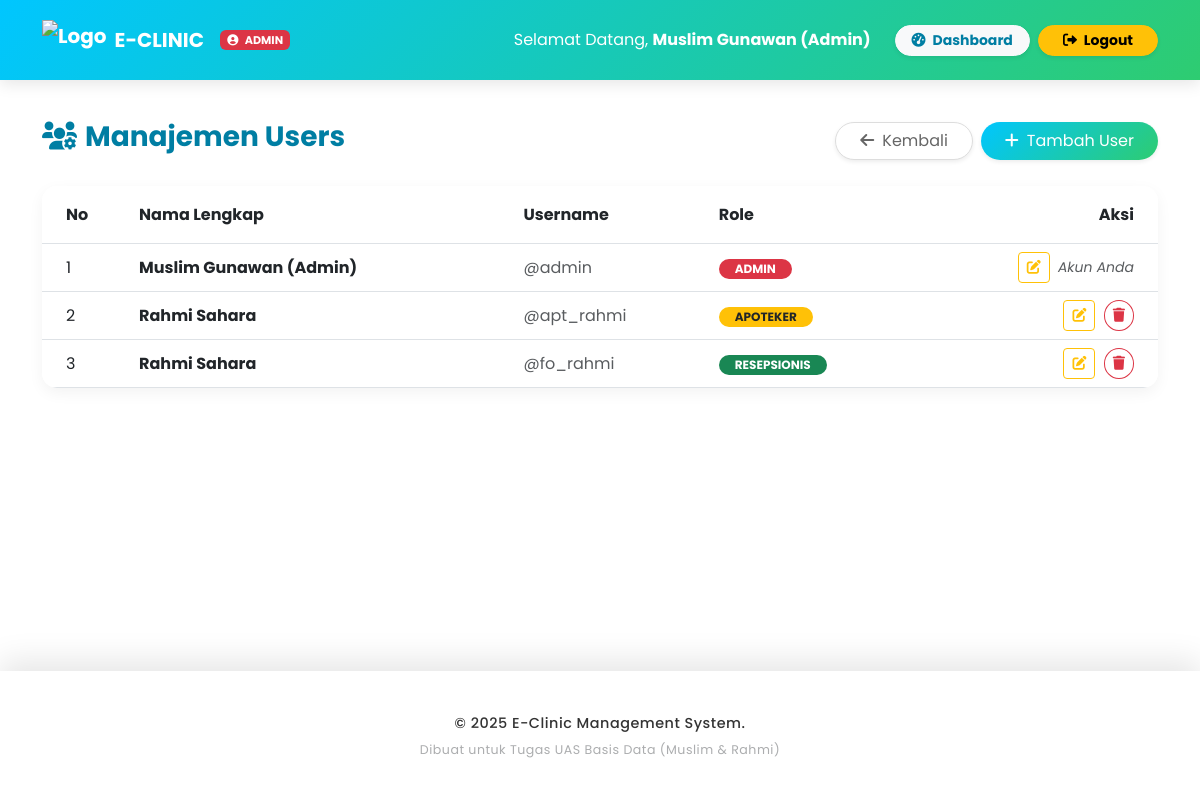
Before: /Admin/users.php (signed in) with the older database file.
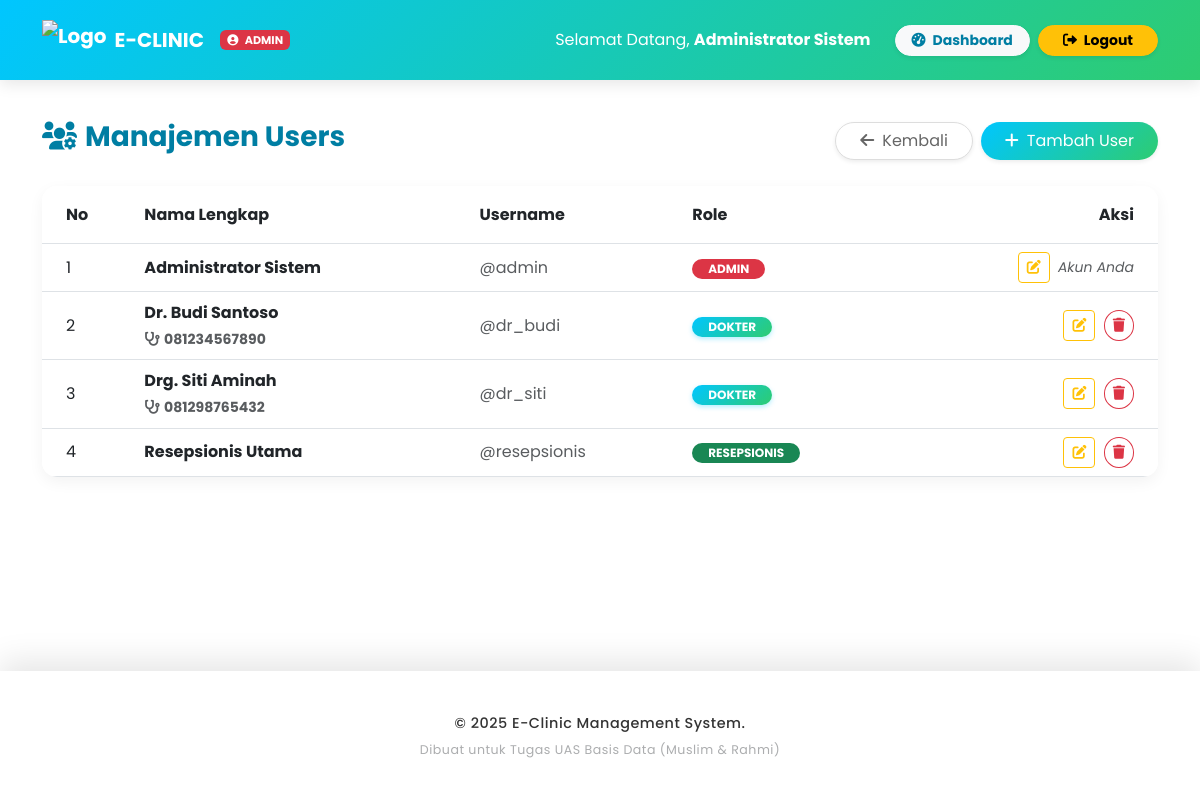
After: the same page with the newer database file.
### tables this page shows
CREATE TABLE `users` (
  `id_user` int(11) NOT NULL AUTO_INCREMENT,
  `username` varchar(50) NOT NULL,
  `password` varchar(255) NOT NULL,
  `role` enum('admin','dokter','resepsionis','apoteker') NOT NULL,
  `nama_lengkap` varchar(100) NOT NULL,
  PRIMARY KEY (`id_user`)
);

CREATE TABLE `dokter` (
  `id_dokter` int(11) NOT NULL AUTO_INCREMENT,
  `id_user` int(11) NOT NULL,
  `nama_dokter` varchar(100) NOT NULL,
  `spesialisasi` varchar(50) DEFAULT NULL,
  `no_hp` varchar(15) DEFAULT NULL,
  `id_poli` int(11) DEFAULT NULL,
  PRIMARY KEY (`id_dokter`),
  KEY `id_poli` (`id_poli`),
  KEY `id_user` (`id_user`)
);

### Admin/users.php (the view, shortened to what the changed rows need)
<?php
$path_prefix = '../';
include $path_prefix . 'layout/header.php';
?>
<div class="container mb-5">
    <div class="card glass-card overflow-hidden">
        <div class="table-responsive">
            <table class="table table-hover align-middle mb-0">
                <thead class="bg-transparent">
                    <tr>
                        <th class="ps-4 py-3">No</th>
                        <th class="py-3">Nama Lengkap</th>
                        <th class="py-3">Username</th>
                        <th class="py-3">Role</th>
                        <th class="py-3 text-end pe-4">Aksi</th>
                    </tr>
                </thead>
                <tbody>
                    <?php
                    $no = 1;
                    $q = mysqli_query($conn, "SELECT u.*, d.id_poli, d.no_hp FROM users u LEFT JOIN dokter d ON u.id_user = d.id_user ORDER BY u.role ASC");
                    while($r = mysqli_fetch_assoc($q)):
                    ?>
                    <tr>
                        <td class="ps-4" data-label="No"><?= $no++ ?></td>
                        <td class="fw-bold" data-label="Nama Lengkap">
                            <?= $r['nama_lengkap'] ?>
                            <?php if($r['role'] == 'dokter'): ?>
                                <br><small class="text-muted"><i class="fas fa-stethoscope me-1"></i><?= $r['no_hp'] ?? '-' ?></small>
                            <?php endif; ?>
                        </td>
                        <td class="text-muted" data-label="Username">@<?= $r['username'] ?></td>
                        <td data-label="Role">
                            <?php
                                $badge = 'bg-secondary';
                                if($r['role']=='admin') $badge='bg-danger';
                                if($r['role']=='dokter') $badge='bg-primary';
                                if($r['role']=='resepsionis') $badge='bg-success';
                                if($r['role']=='apoteker') $badge='bg-warning text-dark';
                            ?>
                            <span class="badge <?= $badge ?> rounded-pill px-3"><?= strtoupper($r['role']) ?></span>
                        </td>
                        <td class="text-end pe-4" data-label="Aksi">
                            <button class="btn btn-sm btn-outline-warning me-1" data-bs-toggle="modal" data-bs-target="#modalEdit<?= $r['id_user'] ?>">
                                <i class="fas fa-edit"></i>
                            </button>
                            <?php if($r['id_user'] != $_SESSION['id_user']): ?>
                            <a href="?del=<?= $r['id_user'] ?>" class="btn btn-sm btn-outline-danger rounded-circle" onclick="return confirm('Yakin hapus user ini?')" title="Hapus">
                                <i class="fas fa-trash"></i>
                            </a>
                            <?php else: ?>
                                <span class="text-muted small fst-italic">Akun Anda</span>
                            <?php endif; ?>
                        </td>
                    </tr>
                    <?php endwhile; ?>
                </tbody>
            </table>
        </div>
    </div>
</div>
<?php include $path_prefix . 'layout/footer.php'; ?>

### Layout/header.php (shortened to what the changed rows need)
<?php
$path = isset($path_prefix) ? $path_prefix : '';
?>
<!DOCTYPE html>
<html lang="id">
<head>
    <link href="https://cdn.jsdelivr.net/npm/bootstrap@5.3.0/dist/css/bootstrap.min.css" rel="stylesheet">
    <link href="<?= $path ?>assets/css/style.css" rel="stylesheet">
    <link rel="stylesheet" href="https://cdnjs.cloudflare.com/ajax/libs/font-awesome/6.0.0/css/all.min.css">
</head>
<body>
<nav class="navbar navbar-expand-lg navbar-dark fixed-top" id="mainNavbar">
  <div class="container">
    <div class="collapse navbar-collapse" id="navbarNav">
      <ul class="navbar-nav ms-auto align-items-center">
        <?php if (isset($_SESSION['login'])): ?>
            <li class="nav-item me-3">
                <span class="nav-link text-white">
                    Selamat Datang, <strong><?= $_SESSION['nama'] ?></strong>
                </span>
            </li>
            <li class="nav-item me-2">
                <a class="btn btn-light btn-sm fw-bold px-3 rounded-pill shadow-sm text-primary" href="<?= $path . $_SESSION['role'] ?>/">
                    <i class="fas fa-tachometer-alt me-1"></i> Dashboard
                </a>
            </li>
            <li class="nav-item">
                <a class="btn btn-warning btn-sm fw-bold px-4 rounded-pill shadow-sm" href="<?= $path ?>auth/logout.php">
                    <i class="fas fa-sign-out-alt me-1"></i> Logout
                </a>
            </li>
        <?php endif; ?>
      </ul>
    </div>
  </div>
</nav>

Changed rows visible on the page:
removed users: nama_lengkap "Rahmi Sahara", username "apt_rahmi", role "APOTEKER"
removed users: nama_lengkap "Rahmi Sahara", username "fo_rahmi", role "RESEPSIONIS"
changed users "admin": nama_lengkap "Muslim Gunawan (Admin)" → "Administrator Sistem"
added dokter: id_user.nama_lengkap "Dr. Budi Santoso", no_hp "081234567890", id_user.username "dr_budi", id_user.role "DOKTER"
added dokter: id_user.nama_lengkap "Drg. Siti Aminah", no_hp "081298765432", id_user.username "dr_siti", id_user.role "DOKTER"
added users: nama_lengkap "Resepsionis Utama", username "resepsionis", role "RESEPSIONIS"
Other visible differences:
$_SESSION['nama']: "Muslim Gunawan (Admin)" → "Administrator Sistem"
